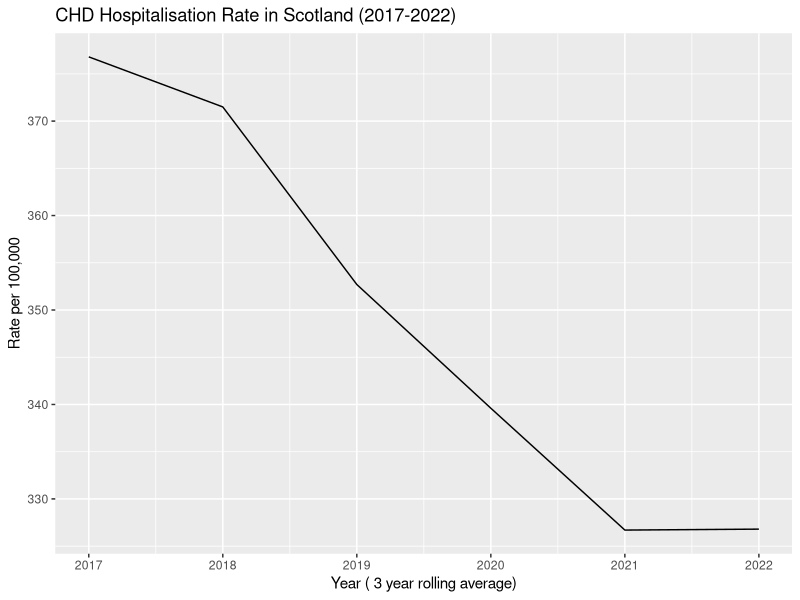
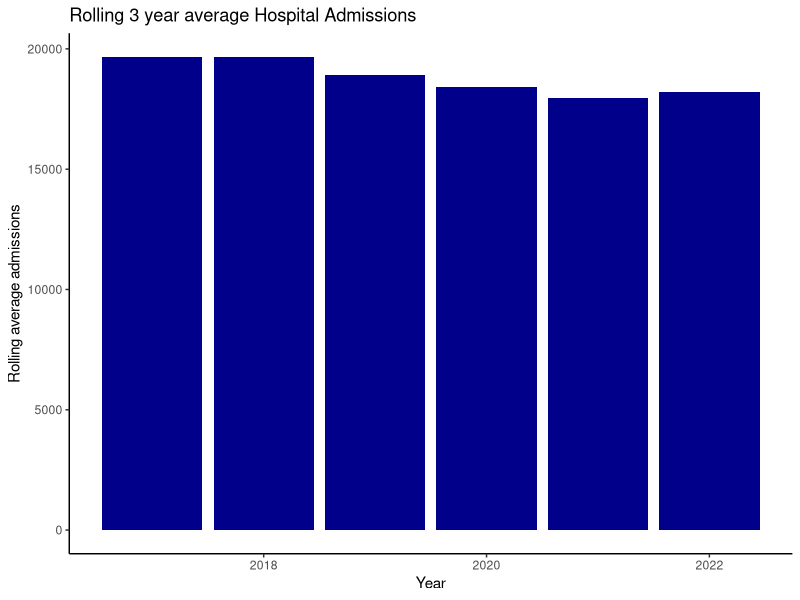

Source code (R) for these figures, in order:
## ---- chunk 1
knitr::opts_chunk$set(echo = TRUE)
## ---- chunk 2
library(tidyverse)
library(readr) 
library(tidyr) 
library(dplyr) 
library(here) 
## ---- chunk 3
CHD_total <- read_csv("ScotPHO_CHD_total.csv")
glimpse(CHD_total)
## ---- chunk 4
CHD_tidy <- CHD_total %>% select (year, period, numerator, measure) %>%  filter( year >= 2017) %>% rename(Hosp_per_year = 'numerator', HospRate_100k = 'measure' )
head(CHD_tidy)
## ---- chunk 5
summary(CHD_tidy)
## ---- chunk 6
CHD_table <- view(CHD_tidy)
## ---- chunk 7
ggplot( CHD_tidy,aes(x=year, y=HospRate_100k )) + labs(title = "CHD Hospitalisation Rate in Scotland (2017-2022)", x="Year ( 3 year rolling average)", y= "Rate per 100,000") + geom_line()

## ---- chunk 8
ggplot(CHD_tidy, aes(x= year, y= Hosp_per_year)) + geom_col(fill = "blue4") + labs( title="Rolling 3 year average Hospital Admissions", x="Year", y="Rolling average admissions") + theme_classic()
